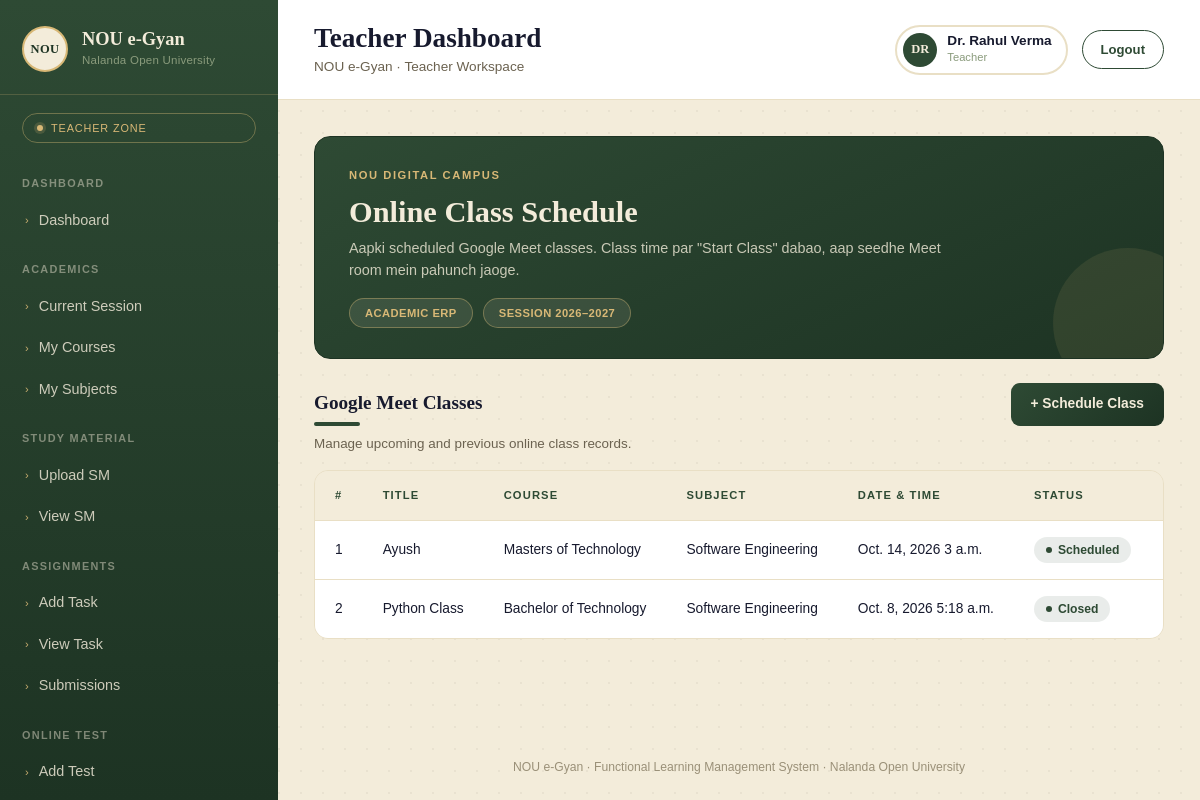
/teacher/view-classes (signed in), run on the app's committed database.
### myapp/models.py (models this page shows, shortened)
class AddTeacher(models.Model):
    user=models.OneToOneField(
        User,
        on_delete=models.CASCADE,
        related_name="Teacher"
    )
    id=models.IntegerField(primary_key=True,auto_created=True)
    employee_id=models.CharField(max_length=20,blank=None,null=True)
    teacher_name=models.CharField(max_length=50)
    email=models.EmailField(max_length=50,blank=None,null=True)
    mobile=models.CharField(max_length=13,blank=None,null=True)
    department=models.CharField(max_length=50,blank=None,null=True)
    designation=models.CharField(max_length=50,blank=None,null=True)
    username=models.CharField(max_length=50,blank=None,null=True)
    password=models.CharField(max_length=50,blank=None,null=True)
    status=models.CharField(max_length=20,blank=None,null=True)
    Dor=models.DateTimeField(null=True)
    Dou=models.DateTimeField(null=True)
    Dod=models.DateTimeField(null=True)

class GoogleMeeting(models.Model):
    class_title = models.CharField(max_length=200)
    course = models.CharField(max_length=100)
    subject = models.CharField(max_length=100)
    teacher = models.ForeignKey(
        User,
        on_delete=models.CASCADE
    )
    class_date = models.DateField()
    class_time = models.TimeField()
    duration = models.IntegerField()
    agenda = models.TextField(blank=True,null=True)
    meeting_url = models.URLField(blank=True,null=True)
    google_space_name = models.CharField(max_length=255,blank=True,null=True)
    status = models.CharField(max_length=20,default="scheduled")
    created_at = models.DateTimeField(auto_now_add=True)

### myapp/views.py (the view)
# urls.py: path('teacher/view-classes',views.t_view_class,name="t_view_class"),
@cache_control(no_cache=True,must_revalidate=True,no_store=True)
@login_required
def t_view_class(request):
    if not hasattr(request.user, 'Teacher'):
        return HttpResponse('Only teachers can view this page.', status=403)
    meetings = GoogleMeeting.objects.filter(teacher=request.user).order_by('-class_date','-class_time')
    return render(request,'teacher/view_class.html',{'meetings': refreshmeeting_statuses(meetings)})

### myapp/views.py (called while the page is built, shortened)
def refreshmeeting_statuses(queryset):
    from datetime import datetime, timedelta
    from django.utils import timezone
    now = timezone.now()
    return queryset

### myapp/templates/teacher/view_class.html (shortened to what this page needs)
{% extends "teacher/base.html" %} {% block content %}
<main class="content">
<div class="ms-wrap">
  <div class="ms-hero">
    <div class="ms-hero-top">
      <div>
        <div class="ms-eyebrow">NOU DIGITAL CAMPUS</div>
        <h1 class="ms-title">Online Class Schedule</h1>
        <div class="ms-desc">
          Aapki scheduled Google Meet classes. Class time par "Start Class"
          dabao, aap seedhe Meet room mein pahunch jaoge.
        </div>
      </div>
      <div class="ms-chips">
        <span class="ms-chip">ACADEMIC ERP</span>
        <span class="ms-chip">SESSION 2026–2027</span>
      </div>
    </div>
  </div>
  <div class="ms-section-head">
    <div>
      <h2 class="ms-section-title">Google Meet Classes</h2>
      <div class="ms-section-rule"></div>
    </div>
    <a href="{% url 't_add_class' %}"><button type="button" class="ms-add-btn">+ Schedule Class</button></a>
  </div>
  <div class="ms-section-sub">Manage upcoming and previous online class records.</div>
  <div class="ms-panel">
    <table class="ms-table">
      <thead>
        <tr>
          <th style="width: 50px">#</th>
          <th>TITLE</th>
          <th>COURSE</th>
          <th>SUBJECT</th>
          <th>DATE &amp; TIME</th>
          <th>STATUS</th>
          <th>ACTION</th>
        </tr>
      </thead>
      <tbody>
        {% for m in meetings %}
        <tr>
          <td>{{ forloop.counter }}</td>
          <td>{{ m.class_title }}</td>
          <td>{{ m.course }}</td>
          <td>{{ m.subject }}</td>
          <td>{{ m.class_date }} {{ m.class_time }}</td>
          <td><span class="ms-status"><span class="dot"></span>{{ m.status|title }}</span></td>
          <td>
          </td>
        </tr>
        {% empty %}
        <tr>
          <td colspan="7" class="ms-empty">No online classes scheduled.</td>
        </tr>
        {% endfor %}
      </tbody>
    </table>
  </div>
</div>
</main>
{% endblock content %}

### myapp/templates/teacher/includes/navbar.html (shortened to what this page needs)
<header class="topbar">
  <div style="display: flex; align-items: center; gap: 14px">
    <div>
      <h1 class="page-title">Teacher Dashboard</h1>
      <div class="page-sub">NOU e-Gyan · Teacher Workspace</div>
    </div>
  </div>
  <div class="topbar-right">
    <div class="profile-chip">
      <div class="profile-avatar">{{ request.user.Teacher.teacher_name|slice:":2"|upper }}</div>
      <div>
        <div class="profile-name">{{ request.user.Teacher.teacher_name }}</div>
        <div class="profile-role">Teacher</div>
      </div>
    </div>
    <a href="{% url "logout" %}"><button class="logout-btn">Logout</button></a>
  </div>
</header>

### myapp/static/css/teacher.css (style rules this page uses)
:root { --ink: #171A2E; --ink-soft: #262B48; --brick: #2E4A34; --brick-deep: #1D3323; --parchment: #F3ECDA; --parchment-2:#E9DFC5; --brass: #B8863B; --brass-soft: #D8B876; --sage: #8A9B7C; --ink-text: #2A2418; --font-display: 'Cinzel', serif; --font-body: 'Work Sans', sans-serif; --sidebar-w: 278px; --ok: #4F7A5C; --warn: #B8863B; padding-top: env(safe-area-inset-top, 0px); padding-bottom: env(safe-area-inset-bottom, 0px); }
* { box-sizing: border-box; }
html,body { height:100%; }
body { margin:0; font-family: var(--font-body); background: var(--parchment); color: var(--ink-text); -webkit-font-smoothing: antialiased; }
a { text-decoration:none; color:inherit; }
button { font-family: inherit; }
.topbar { display:flex; align-items:center; justify-content:space-between; gap:20px; padding: 22px clamp(20px, 3vw, 44px); border-bottom: 1px solid var(--parchment-2); background: #fff; position: sticky; top:0; z-index:5; padding-top: calc(22px + env(safe-area-inset-top, 0px)); }
.page-title { font-family: var(--font-display); font-weight:600; font-size: clamp(1.35rem, 2.4vw, 1.7rem); color: var(--ink); margin:0; }
.page-sub { font-size:0.85rem; color: #6B6250; margin-top:2px; }
.topbar-right { display:flex; align-items:center; gap:14px; }
.profile-chip { display:flex; align-items:center; gap:10px; padding: 6px 14px 6px 6px; border: 2px solid var(--parchment-2); border-radius: 999px; }
.profile-avatar { width:34px; height:34px; border-radius:50%; background: var(--brick); color: var(--parchment); display:flex; align-items:center; justify-content:center; font-family: var(--font-display); font-size:0.78rem; font-weight:700; }
.profile-name { font-size:0.85rem; font-weight:600; color: var(--ink); line-height:1.1; }
.profile-role { font-size:0.7rem; color: var(--sage); }
.logout-btn { border:1px solid var(--brick); color: var(--brick); background: transparent; padding: 9px 18px; border-radius: 999px; font-size:0.82rem; font-weight:600; cursor:pointer; transition: background .15s ease, color .15s ease; }
.content { padding: clamp(20px, 3vw, 44px); flex:1; }

### data on the page
GoogleMeeting: class_title "Ayush", course "Masters of Technology", subject "Software Engineering", class_date "Oct. 14, 2026", class_time "3 a.m.", status "Scheduled"
GoogleMeeting: class_title "Python Class", course "Bachelor of Technology", subject "Software Engineering", class_date "Oct. 8, 2026", class_time "5:18 a.m.", status "Closed"

### other printed values
{{ request.user.Teacher.teacher_name|slice:":2"|upper }} "DR"
{{ request.user.Teacher.teacher_name }} "Dr. Rahul Verma"
